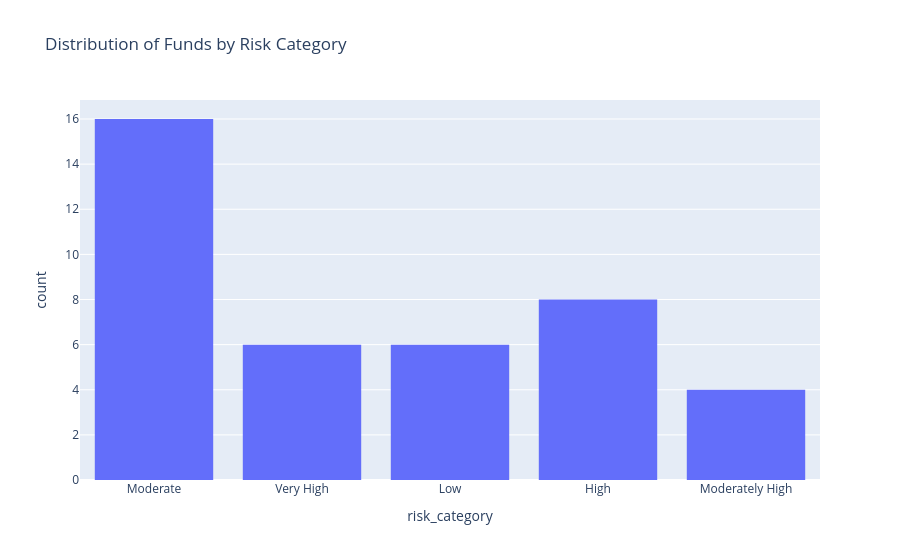

The code cell stored with this chart in its notebook:
### Code cell
import plotly.express as px

fig = px.histogram(
    fund_master,
    x='risk_category',
    title='Distribution of Funds by Risk Category'
)

fig.show()

### Figure 1 — Plotly figure (JSON) as saved in the notebook; plotly's stock layout.template omitted (floating-point values rounded to 4 significant figures)
{"data": [{"bingroup": "x", "hovertemplate": "risk_category=%{x}<br>count=%{y}<extra></extra>", "legendgroup": "", "marker": {"color": "#636efa", "pattern": {"shape": ""}}, "name": "", "orientation": "v", "showlegend": false, "type": "histogram", "x": ["Moderate", "Moderate", "Very High", "Very High", "Low", "Moderate", "Moderate", "High", "High", "Low", "Moderate", "Moderate", "High", "Moderately High", "Low", "Moderate", "Moderate", "Very High", "Moderate", "Low", "Moderate", "High", "Moderately High", "Low", "Moderate", "Moderate", "High", "Very High", "Moderate", "Very High", "Low", "Moderate", "High", "Moderately High", "Moderate", "Moderately High", "High", "Moderate", "High", "Very High"], "xaxis": "x", "yaxis": "y"}], "layout": {"barmode": "relative", "legend": {"tracegroupgap": 0}, "title": {"text": "Distribution of Funds by Risk Category"}, "xaxis": {"anchor": "y", "domain": [0, 1], "title": {"text": "risk_category"}}, "yaxis": {"anchor": "x", "domain": [0, 1], "title": {"text": "count"}}}}
